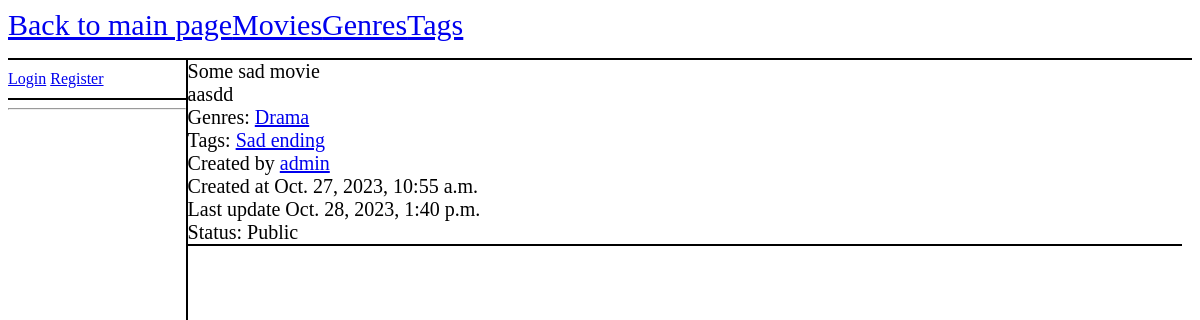
The app's page /movies/movie/1/, older data.
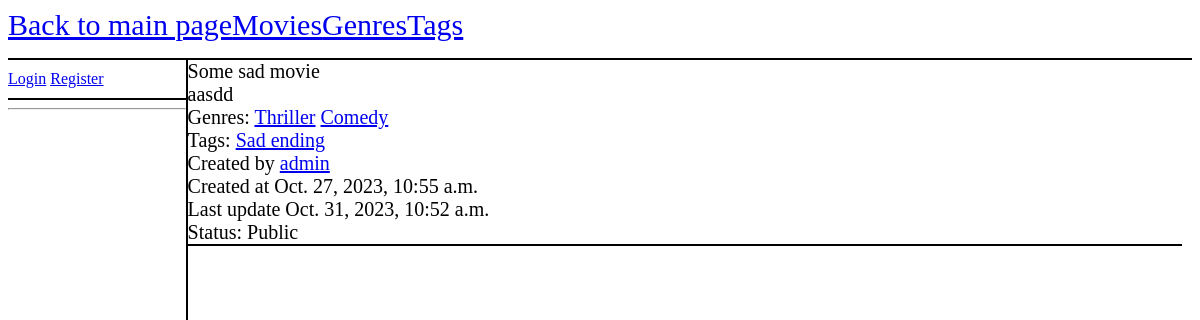
The same page, newer data.
### movies/models.py (models this page shows, shortened)
class Genre(models.Model):
    name = models.CharField(max_length=100)
    description = models.TextField(max_length=500)
    def __str__(self):
        return self.name

class Tag(models.Model):
    name = models.CharField(max_length=100)
    description = models.TextField(max_length=500)
    def __str__(self):
        return self.name

class Movie(models.Model):
    name = models.CharField(max_length=100)
    description = models.TextField(max_length=500)
    created_at = models.DateTimeField(auto_now_add=True)
    updated_at = models.DateTimeField(auto_now=True)
    created_by = models.ForeignKey(User, on_delete=models.SET_NULL, null=True, related_name='movies_created')
    updated_by = models.ForeignKey(User, on_delete=models.SET_NULL, null=True, related_name='movies_updated')
    public = models.BooleanField(default=False)
    genres = models.ManyToManyField(Genre)
    tags = models.ManyToManyField(Tag)
    def is_public(self):
        return self.public

### movies/views.py (the view)
# urls.py: path("movie/<int:movie_id>/", views.movie_detail, name="movie_detail"),
def movie_detail(request, movie_id):
    context = {}
    movie = get_object_or_404(Movie, pk=movie_id)
    if not movie.public:
        if not request.user.is_staff:
            return HttpResponse("Movie is private")
    comments = movie.comment_set.all()
    context["movie"] = movie
    context["comments"] = comments
    return render(request, "movies/movie_detail.html", context)

### movies/templates/movies/movie_detail.html (shortened to what this page needs)
{% extends 'movies/template.html' %}
{% block left_panel %}
    <hr/>
{% endblock left_panel %}
{% block content %}
    <div class = "right-panel">
        <div class = "movie-info">
            {{ movie.name }}<br/>
            {{ movie.description }}<br/>
            Genres:
            {% for genre in movie.genres.all %}
                <a href="{% url 'genre_detail' genre.id %}">{{ genre }}</a>
            {% endfor %}
            <br/>
            Tags:
            {% for tag in movie.tags.all %}
                <a href="{% url 'tag_detail' tag.id %}">{{ tag }}</a>
            {% endfor %}
            <br/>
            Created by <a href="/profile/{{ movie.created_by.id }}">{{ movie.created_by }}</a><br/>
            Created at {{ movie.created_at }}<br/>
            Last update {{ movie.updated_at }}<br/>
            {% if movie.is_public %}
                Status: Public<br/>
            {% else %}
                Status: Private<br/>
            {% endif %}
        </div>
    </div>
{% endblock content %}

Row changes from the older to the newer data that the page shows:
no longer on this page (row unchanged): Genre: name "Drama"
changed Movie "Some sad movie": updated_at "Oct. 28, 2023, 1:40 p.m." → "Oct. 31, 2023, 10:52 a.m."
now on this page (row unchanged): Genre: name "Thriller"
now on this page (row unchanged): Genre: name "Comedy"
